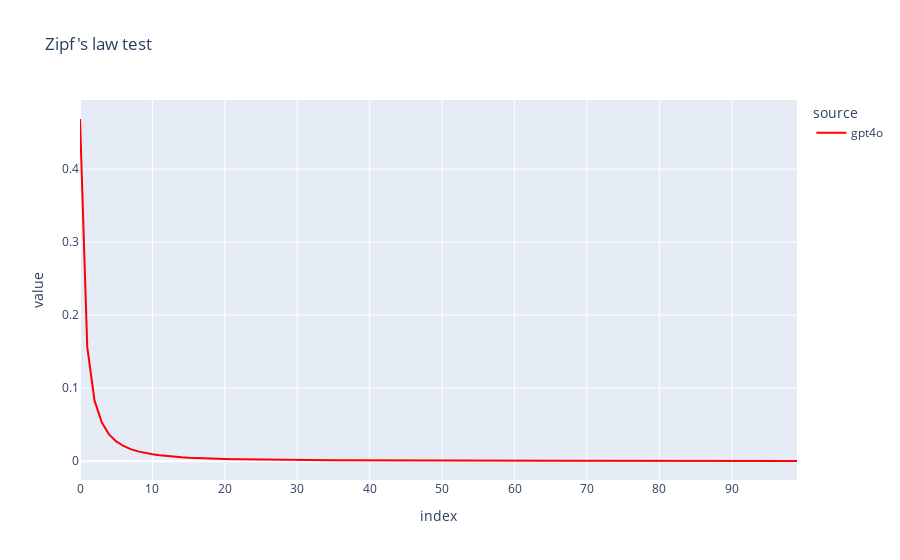

Source (notebook cell):
### Code cell
fig = px.line(all_distr[all_distr.source=='gpt4o'], title="Zipf's law test", color = 'source')
fig.update_traces(line_color='red')
fig.show()
